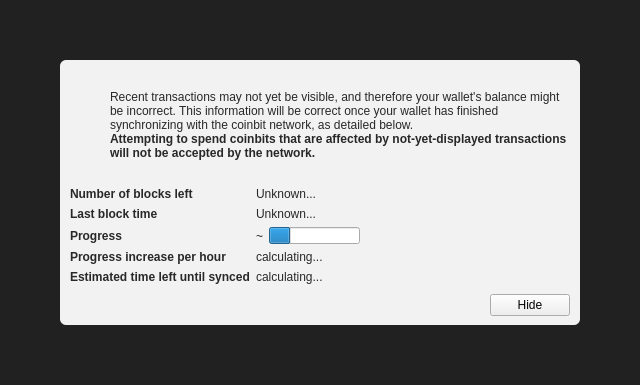
<?xml version="1.0" encoding="UTF-8"?>
<ui version="4.0">
 <class>ModalOverlay</class>
 <widget class="ModalOverlay" name="ModalOverlay">
  <property name="geometry">
   <rect>
    <x>0</x>
    <y>0</y>
    <width>640</width>
    <height>385</height>
   </rect>
  </property>
  <property name="windowTitle">
   <string>Form</string>
  </property>
  <layout class="QVBoxLayout" name="verticalLayout" stretch="0">
   <property name="sizeConstraint">
    <enum>QLayout::SetDefaultConstraint</enum>
   </property>
   <property name="leftMargin">
    <number>0</number>
   </property>
   <property name="topMargin">
    <number>0</number>
   </property>
   <property name="rightMargin">
    <number>0</number>
   </property>
   <property name="bottomMargin">
    <number>0</number>
   </property>
   <item>
    <widget class="QWidget" name="bgWidget" native="true">
     <property name="styleSheet">
      <string notr="true">#bgWidget { background: rgba(0,0,0,220); }</string>
     </property>
     <layout class="QVBoxLayout" name="verticalLayoutMain" stretch="1">
      <property name="leftMargin">
       <number>60</number>
      </property>
      <property name="topMargin">
       <number>60</number>
      </property>
      <property name="rightMargin">
       <number>60</number>
      </property>
      <property name="bottomMargin">
       <number>60</number>
      </property>
      <item>
       <widget class="QWidget" name="contentWidget" native="true">
        <property name="styleSheet">
         <string notr="true">#contentWidget { background: rgba(255,255,255,240); border-radius: 6px; }

QLabel { color: rgb(40,40,40);  }</string>
        </property>
        <layout class="QVBoxLayout" name="verticalLayoutSub" stretch="1,0,0,0">
         <property name="spacing">
          <number>0</number>
         </property>
         <property name="leftMargin">
          <number>10</number>
         </property>
         <property name="topMargin">
          <number>10</number>
         </property>
         <property name="rightMargin">
          <number>10</number>
         </property>
         <property name="bottomMargin">
          <number>10</number>
         </property>
         <item>
          <layout class="QHBoxLayout" name="horizontalLayoutIconText" stretch="0,1">
           <property name="topMargin">
            <number>20</number>
           </property>
           <item>
            <layout class="QVBoxLayout" name="verticalLayoutIcon">
             <property name="leftMargin">
              <number>0</number>
             </property>
             <item>
              <widget class="QPushButton" name="warningIcon">
               <property name="enabled">
                <bool>false</bool>
               </property>
               <property name="text">
                <string/>
               </property>
               <property name="icon">
                <iconset>
                 <normaloff>:/icons/warning</normaloff>
                 <disabledoff>:/icons/warning</disabledoff>:/icons/warning</iconset>
               </property>
               <property name="iconSize">
                <size>
                 <width>48</width>
                 <height>48</height>
                </size>
               </property>
               <property name="flat">
                <bool>true</bool>
               </property>
              </widget>
             </item>
             <item>
              <spacer name="verticalSpacerWarningIcon">
               <property name="orientation">
                <enum>Qt::Vertical</enum>
               </property>
               <property name="sizeHint" stdset="0">
                <size>
                 <width>20</width>
                 <height>40</height>
                </size>
               </property>
              </spacer>
             </item>
            </layout>
           </item>
           <item>
            <layout class="QVBoxLayout" name="verticalLayoutInfoText">
             <property name="leftMargin">
              <number>0</number>
             </property>
             <property name="topMargin">
              <number>0</number>
             </property>
             <item>
              <widget class="QLabel" name="infoText">
               <property name="text">
                <string>Recent transactions may not yet be visible, and therefore your wallet's balance might be incorrect. This information will be correct once your wallet has finished synchronizing with the coinbit network, as detailed below.</string>
               </property>
               <property name="textFormat">
                <enum>Qt::RichText</enum>
               </property>
               <property name="wordWrap">
                <bool>true</bool>
               </property>
              </widget>
             </item>
             <item>
              <widget class="QLabel" name="infoTextStrong">
               <property name="font">
                <font>
                 <weight>75</weight>
                 <bold>true</bold>
                </font>
               </property>
               <property name="text">
                <string>Attempting to spend coinbits that are affected by not-yet-displayed transactions will not be accepted by the network.</string>
               </property>
               <property name="textFormat">
                <enum>Qt::RichText</enum>
               </property>
               <property name="wordWrap">
                <bool>true</bool>
               </property>
              </widget>
             </item>
             <item>
              <spacer name="verticalSpacerInTextSpace">
               <property name="orientation">
                <enum>Qt::Vertical</enum>
               </property>
               <property name="sizeHint" stdset="0">
                <size>
                 <width>20</width>
                 <height>40</height>
                </size>
               </property>
              </spacer>
             </item>
            </layout>
           </item>
          </layout>
         </item>
         <item>
          <spacer name="verticalSpacerAfterText">
           <property name="orientation">
            <enum>Qt::Vertical</enum>
           </property>
           <property name="sizeHint" stdset="0">
            <size>
             <width>20</width>
             <height>40</height>
            </size>
           </property>
          </spacer>
         </item>
         <item>
          <layout class="QFormLayout" name="formLayout">
           <property name="fieldGrowthPolicy">
            <enum>QFormLayout::FieldsStayAtSizeHint</enum>
           </property>
           <property name="horizontalSpacing">
            <number>6</number>
           </property>
           <property name="verticalSpacing">
            <number>6</number>
           </property>
           <property name="topMargin">
            <number>10</number>
           </property>
           <item row="0" column="0">
            <widget class="QLabel" name="labelNumberOfBlocksLeft">
             <property name="font">
              <font>
               <weight>75</weight>
               <bold>true</bold>
              </font>
             </property>
             <property name="text">
              <string>Number of blocks left</string>
             </property>
            </widget>
           </item>
           <item row="0" column="1">
            <widget class="QLabel" name="numberOfBlocksLeft">
             <property name="text">
              <string>Unknown...</string>
             </property>
            </widget>
           </item>
           <item row="1" column="0">
            <widget class="QLabel" name="labelLastBlockTime">
             <property name="font">
              <font>
               <weight>75</weight>
               <bold>true</bold>
              </font>
             </property>
             <property name="text">
              <string>Last block time</string>
             </property>
            </widget>
           </item>
           <item row="1" column="1">
            <widget class="QLabel" name="newestBlockDate">
             <property name="sizePolicy">
              <sizepolicy hsizetype="Maximum" vsizetype="Preferred">
               <horstretch>0</horstretch>
               <verstretch>0</verstretch>
              </sizepolicy>
             </property>
             <property name="text">
              <string>Unknown...</string>
             </property>
            </widget>
           </item>
           <item row="2" column="0">
            <widget class="QLabel" name="labelSyncDone">
             <property name="font">
              <font>
               <weight>75</weight>
               <bold>true</bold>
              </font>
             </property>
             <property name="text">
              <string>Progress</string>
             </property>
            </widget>
           </item>
           <item row="2" column="1">
            <layout class="QHBoxLayout" name="horizontalLayoutSync" stretch="0,1">
             <item>
              <widget class="QLabel" name="percentageProgress">
               <property name="text">
                <string notr="true">~</string>
               </property>
              </widget>
             </item>
             <item>
              <widget class="QProgressBar" name="progressBar">
               <property name="value">
                <number>24</number>
               </property>
               <property name="format">
                <string/>
               </property>
              </widget>
             </item>
            </layout>
           </item>
           <item row="4" column="0">
            <widget class="QLabel" name="labelProgressIncrease">
             <property name="font">
              <font>
               <weight>75</weight>
               <bold>true</bold>
              </font>
             </property>
             <property name="text">
              <string>Progress increase per hour</string>
             </property>
            </widget>
           </item>
           <item row="4" column="1">
            <widget class="QLabel" name="progressIncreasePerH">
             <property name="text">
              <string>calculating...</string>
             </property>
            </widget>
           </item>
           <item row="5" column="0">
            <widget class="QLabel" name="labelEstimatedTimeLeft">
             <property name="font">
              <font>
               <weight>75</weight>
               <bold>true</bold>
              </font>
             </property>
             <property name="text">
              <string>Estimated time left until synced</string>
             </property>
            </widget>
           </item>
           <item row="5" column="1">
            <widget class="QLabel" name="expectedTimeLeft">
             <property name="text">
              <string>calculating...</string>
             </property>
            </widget>
           </item>
          </layout>
         </item>
         <item>
          <layout class="QHBoxLayout" name="horizontalLayoutButtons">
           <property name="leftMargin">
            <number>10</number>
           </property>
           <property name="topMargin">
            <number>10</number>
           </property>
           <item>
            <spacer name="horizontalSpacer">
             <property name="orientation">
              <enum>Qt::Horizontal</enum>
             </property>
             <property name="sizeHint" stdset="0">
              <size>
               <width>40</width>
               <height>20</height>
              </size>
             </property>
            </spacer>
           </item>
           <item>
            <widget class="QPushButton" name="closeButton">
             <property name="text">
              <string>Hide</string>
             </property>
            </widget>
           </item>
          </layout>
         </item>
        </layout>
       </widget>
      </item>
     </layout>
    </widget>
   </item>
  </layout>
 </widget>
 <customwidgets>
  <customwidget>
   <class>ModalOverlay</class>
   <extends>QWidget</extends>
   <header>modaloverlay.h</header>
   <container>1</container>
  </customwidget>
 </customwidgets>
 <resources/>
 <connections/>
</ui>
